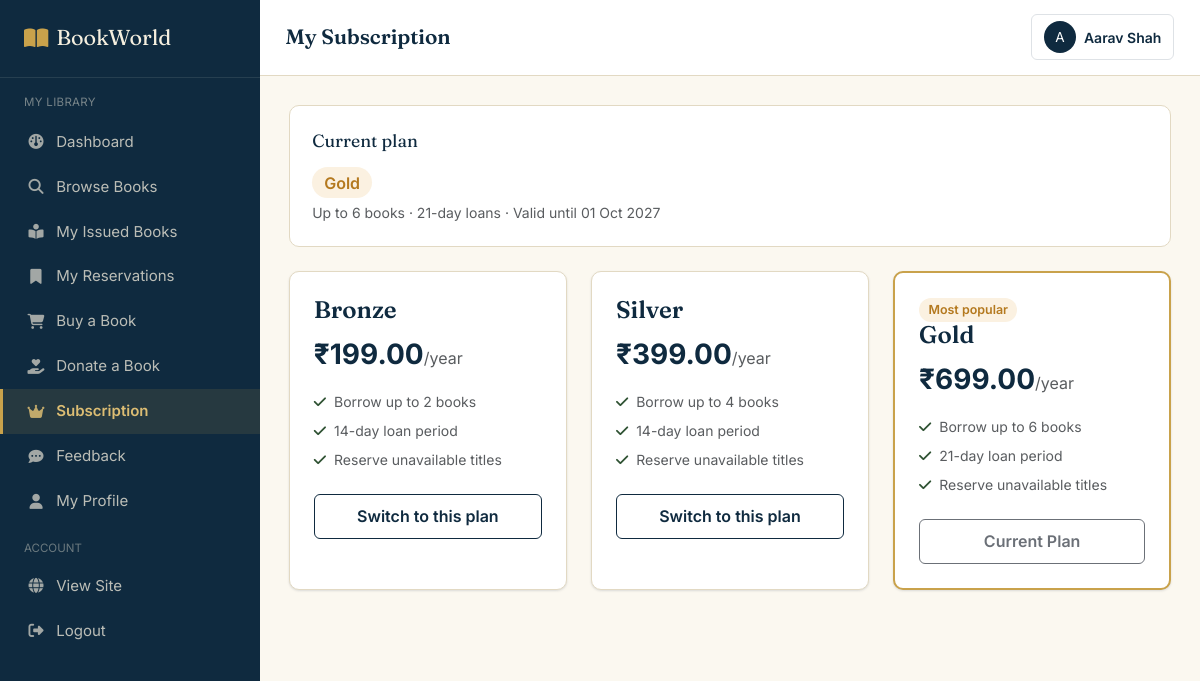
/member/subscription.php (signed in), run on the app's committed database.
### tables this page shows
CREATE TABLE subscriptions (
    subscription_id INT AUTO_INCREMENT PRIMARY KEY,
    member_id INT NOT NULL,
    plan_id INT NOT NULL,
    start_date DATE NOT NULL,
    end_date DATE NOT NULL,
    status ENUM('active','expired','cancelled') DEFAULT 'active',
    FOREIGN KEY (member_id) REFERENCES member(member_id) ON DELETE CASCADE,
    FOREIGN KEY (plan_id) REFERENCES subscription_plans(plan_id)
);

CREATE TABLE subscription_plans (
    plan_id INT AUTO_INCREMENT PRIMARY KEY,
    plan_name ENUM('Bronze','Silver','Gold') NOT NULL UNIQUE,
    max_books INT NOT NULL,
    loan_days INT NOT NULL DEFAULT 14,
    price DECIMAL(10,2) NOT NULL,
    duration_days INT NOT NULL DEFAULT 365,
    description VARCHAR(255)
);

### includes/auth_check.php (called while the page is built, shortened)
<?php
$current_user_id   = $_SESSION['user_id'];

### includes/functions.php (called while the page is built, shortened)
<?php
function clean($str) {
    return htmlspecialchars(trim($str), ENT_QUOTES, 'UTF-8');
}
function inr($amount) {
    return '₹' . number_format((float)$amount, 2);
}
function fmt_date($date) {
    return date('d M Y', strtotime($date));
}

### member/subscription.php (the view, shortened to what this page needs)
<?php
require_once '../config/database.php';
require_once '../includes/functions.php';
require_once '../includes/auth_check.php';
$current_sub = mysqli_fetch_assoc(mysqli_query($conn, "SELECT s.*, sp.plan_name, sp.max_books, sp.loan_days, sp.price FROM subscriptions s
                                                        JOIN subscription_plans sp ON sp.plan_id=s.plan_id
                                                        WHERE s.member_id=$current_user_id AND s.status='active' AND s.end_date>=CURDATE()
                                                        ORDER BY s.subscription_id DESC LIMIT 1"));
$plans = mysqli_query($conn, "SELECT * FROM subscription_plans ORDER BY price ASC");
?>
<!DOCTYPE html>
<html lang="en">
<head>
<link href="https://cdn.jsdelivr.net/npm/bootstrap@5.3.3/dist/css/bootstrap.min.css" rel="stylesheet">
<link rel="stylesheet" href="https://cdnjs.cloudflare.com/ajax/libs/font-awesome/6.5.2/css/all.min.css">
<link rel="stylesheet" href="../assets/css/style.css">
<link rel="stylesheet" href="../assets/css/dashboard.css">
</head>
<body>
<div class="bw-app">
<?php include '../includes/sidebar_member.php'; ?>
<main class="bw-main">
<?php include '../includes/dashboard_topbar.php'; ?>
<div class="bw-content">
  <?php if ($current_sub): ?>
  <div class="bw-panel mb-4">
    <div class="panel-title">Current plan</div>
    <div class="d-flex justify-content-between align-items-center flex-wrap">
      <div>
        <span class="badge-bw-warning fs-6"><?= clean($current_sub['plan_name']) ?></span>
        <p class="text-muted small mt-2 mb-0">Up to <?= $current_sub['max_books'] ?> books · <?= $current_sub['loan_days'] ?>-day loans · Valid until <?= fmt_date($current_sub['end_date']) ?></p>
      </div>
    </div>
  </div>
  <?php endif; ?>
  <div class="row g-4">
    <?php mysqli_data_seek($plans, 0); while ($plan = mysqli_fetch_assoc($plans)):
      $is_current = $current_sub && $current_sub['plan_id'] == $plan['plan_id'];
      $is_gold = $plan['plan_name'] === 'Gold'; ?>
      <div class="col-md-4">
        <div class="bw-auth-card p-4 h-100" style="<?= $is_gold ? 'border-color:var(--bw-brass) !important; border-width:2px;' : '' ?>">
          <?php if ($is_gold): ?><span class="badge-bw-warning mb-2">Most popular</span><?php endif; ?>
          <h4 class="font-display"><?= clean($plan['plan_name']) ?></h4>
          <div class="mb-3"><span class="fs-3 fw-bold text-navy"><?= inr($plan['price']) ?></span><span class="text-muted">/year</span></div>
          <ul class="list-unstyled small text-muted mb-4">
            <li class="mb-2"><i class="fa-solid fa-check text-green me-2"></i>Borrow up to <?= $plan['max_books'] ?> books</li>
            <li class="mb-2"><i class="fa-solid fa-check text-green me-2"></i><?= $plan['loan_days'] ?>-day loan period</li>
            <li class="mb-2"><i class="fa-solid fa-check text-green me-2"></i>Reserve unavailable titles</li>
          </ul>
          <?php if ($is_current): ?>
            <button class="btn btn-bw-outline w-100" disabled>Current Plan</button>
          <?php else: ?>
            <button class="btn <?= $is_gold ? 'btn-bw-primary' : 'btn-bw-outline' ?> w-100" data-bs-toggle="modal" data-bs-target="#sub<?= $plan['plan_id'] ?>">
              <?= $current_sub ? 'Switch to this plan' : 'Subscribe' ?>
            </button>
          <?php endif; ?>
        </div>
      </div>
    <?php endwhile; ?>
  </div>
</div>
</main>
</div>
</body>
</html>

### assets/css/style.css (style rules this page uses)
:root { --bw-navy: #0F2A3F; --bw-navy-light: #1A4160; --bw-green: #2F5233; --bw-green-light: #3E6B45; --bw-brass: #C9A24B; --bw-brass-light: #DCBD73; --bw-paper: #F5EFDF; --bw-paper-soft: #FBF8F0; --bw-ink: #1D2430; --bw-slate: #5B6472; --bw-line: #E2D9C3; --bw-danger: #A93F35; --bw-danger-bg: #FBEAE7; --bw-success: #2F5233; --bw-success-bg: #EAF1E7; --bw-warning: #B4791F; --bw-warning-bg: #FBF1E1; --font-display: 'Fraunces', Georgia, serif; --font-body: 'Inter', -apple-system, BlinkMacSystemFont, sans-serif; --radius-sm: 6px; --radius-md: 10px; --shadow-card: 0 1px 3px rgba(15, 42, 63, 0.08), 0 1px 2px rgba(15, 42, 63, 0.06); }
* { box-sizing: border-box; }
body { font-family: var(--font-body); color: var(--bw-ink); background: var(--bw-paper-soft); margin: 0; }
h1, h2, h3, h4, .font-display { font-family: var(--font-display); color: var(--bw-navy); font-weight: 600; }
.btn-bw-outline { background: transparent; border: 1.5px solid var(--bw-navy); color: var(--bw-navy); font-weight: 600; padding: 0.6rem 1.45rem; border-radius: var(--radius-sm); transition: all 0.15s ease; }
.bw-auth-card { background: #fff; border-radius: var(--radius-md); box-shadow: var(--shadow-card); border: 1px solid var(--bw-line); }
.badge-bw-warning { background: var(--bw-warning-bg); color: var(--bw-warning); font-weight: 600; }
.badge-bw-success, .badge-bw-danger, .badge-bw-warning, .badge-bw-navy { padding: 0.35em 0.75em; border-radius: 20px; font-size: 0.78rem; }
.text-navy { color: var(--bw-navy) !important; }
.text-green { color: var(--bw-green) !important; }

### assets/css/dashboard.css (style rules this page uses)
.bw-app { display: flex; min-height: 100vh; }
.bw-main { flex: 1; min-width: 0; background: var(--bw-paper-soft); }
.bw-content { padding: 1.8rem; }
.bw-panel { background: #fff; border: 1px solid var(--bw-line); border-radius: var(--radius-md); padding: 1.4rem; }
.bw-panel .panel-title { font-family: var(--font-display); font-size: 1.1rem; color: var(--bw-navy); margin-bottom: 1rem; }

### data on the page
subscriptions: plan.plan_name "Gold", plan.max_books "6", plan.loan_days "21", end_date "01 Oct 2027"
subscription_plans: plan_name "Bronze", price "₹199.00", max_books "2", loan_days "14", shows "Switch to this plan"
subscription_plans: plan_name "Silver", price "₹399.00", max_books "4", loan_days "14", shows "Switch to this plan"
subscription_plans: shows "Most popular", plan_name "Gold", price "₹699.00", max_books "6", loan_days "21", shows "Current Plan"

### other printed values
$page_title "My Subscription"
substr($current_user_name, 0, 1) "A"
$current_user_name "Aarav Shah"
